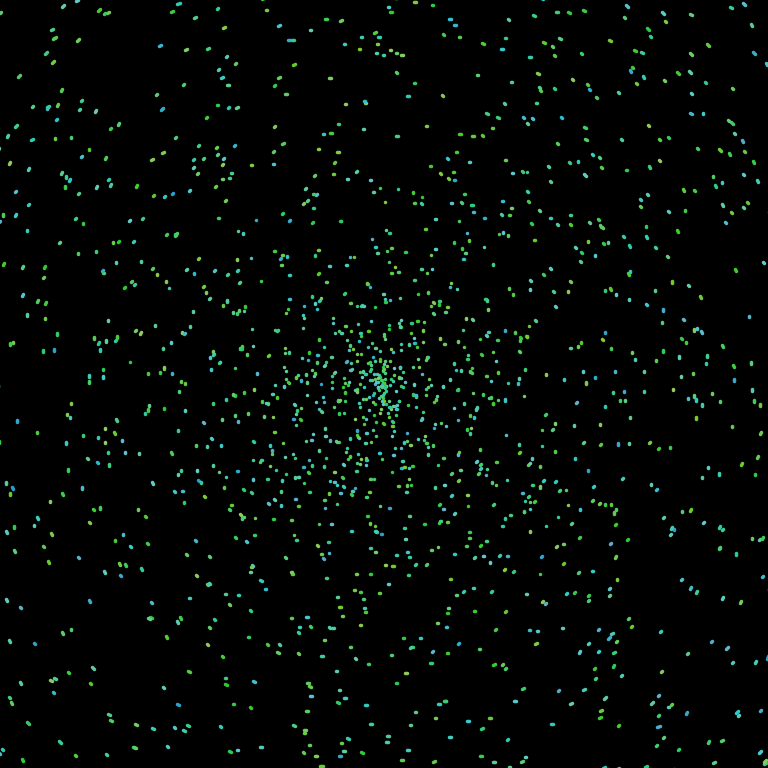
Frame 1 (no input)
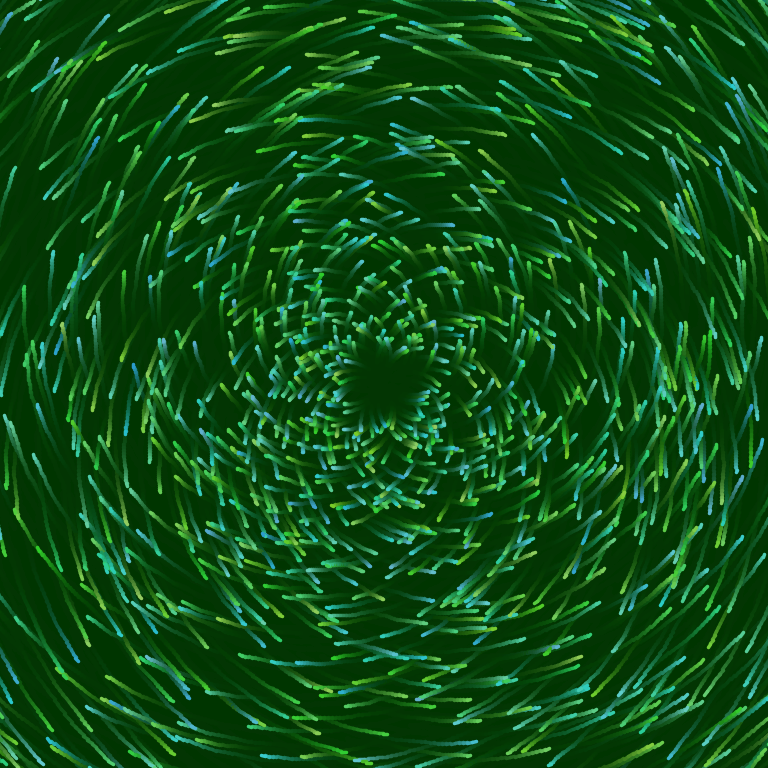
Frame 60 (the mouse pressed at the canvas centre just before this capture)
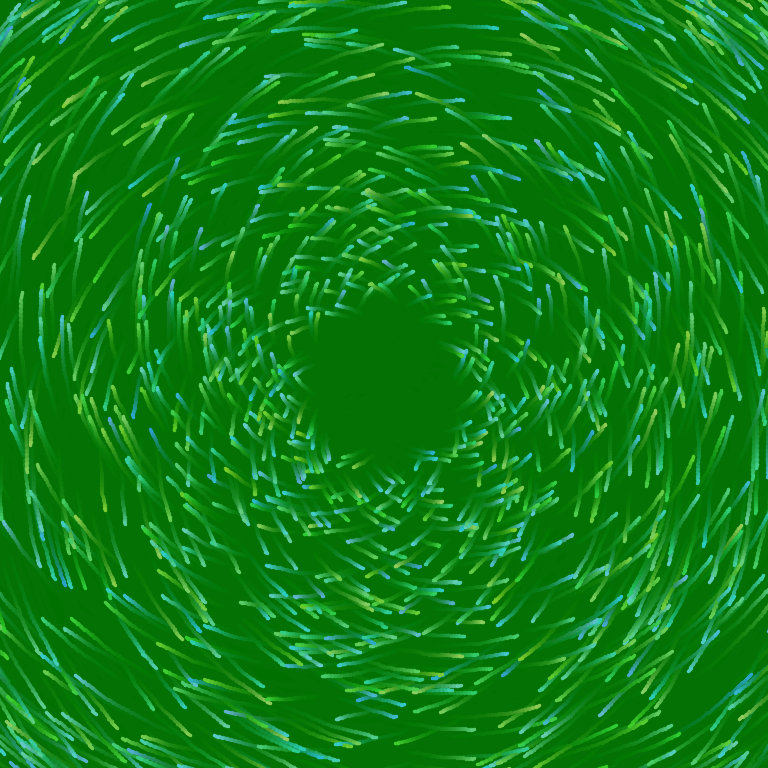
Frame 120 (the mouse held since frame 60 and released just before this capture)

The Processing sketch that drew these frames (run headless with seeded random() and noise(); from frame 60 on, the mouse is pressed at the canvas centre):

// Processing sketch: gaia
// ── gaia.pde
ArrayList<Particle> particles = new ArrayList<Particle>();
int num_particles, greenCount;
boolean greenUp;

void setup() {
  size(768, 768);
  smooth(8);
  colorMode(HSB, 1);
  background(0);

  num_particles = 2000;
  greenCount = 0;
  greenUp = true;
  
  for(int i = 0; i < num_particles; i++) {
    particles.add(new Particle());
  }
}

void draw() {
 noStroke();
 colorMode(RGB, 255);
  fill(0, greenCount,  0, 35);
  if(greenUp) {
    greenCount++;
    if(greenCount >= 120) {
      greenUp = !greenUp;
    }
  } else {
    greenCount--;
    if(greenCount <= 40) {
      greenUp = !greenUp;
    }
  } 
  rect(0, 0, width, height);
 
 for(Particle p : particles) {
   p.drawParticle();
 } 
}

// ── particle.pde
class Particle {
  float x1, x2, y1, y2, angle, prev_angle, radius, radius_offset, vel;
  color c;
  boolean direction, radiusUp, offsetUp, circleUp, circleDown;
  float radiusMin = 0;
  float radiusMax = 550;
  float offsetMin = 0.5;
  float offsetMax = 1;
  float friction = 0.1;
  
  Particle() {
    vel = random(0.001, 0.002);
    angle = random(1);
    prev_angle = angle - (vel / 2);
    radius = random(radiusMin, radiusMax);
    radius_offset = random(offsetMin, offsetMax);
    x1 = (sin(2 * PI * angle) * radius) + width / 2;
    y1 = (cos(2 * PI * angle) * radius) + height / 2;
    x2 = (sin(2 * PI * prev_angle) * radius) + width / 2;
    y2 = (cos(2 * PI * prev_angle) * radius) + height / 2;
    c = color(random(0.25, 0.55), random(0.5, 0.8), 0.8);
    direction = randomBool();
    radiusUp = true;
    offsetUp = true;
    circleUp = true;
    circleDown = true;
  }
  
  void drawParticle() {
    strokeWeight(3.5);
    stroke(c);
    line(x1, y1, x2, y2);
    updateParticle();
  }
  
  void updateParticle() {
    x1 = (sin(2 * PI * angle) * radius) + width / 2;
    y1 = (cos(2 * PI * angle) * radius) + height / 2;
    x2 = (sin(2 * PI * prev_angle) * radius) + width / 2;
    y2 = (cos(2 * PI * prev_angle) * radius) + height / 2;
    prev_angle = angle;
    
    if(direction) {
        angle += vel;
    } else {
        angle -= vel;
    }
    
    if(radiusUp) {
      radius += radius_offset;
      if(radius >= radiusMax) {
        radiusUp = !radiusUp;
      }
    } else {
      radius -= radius_offset;
      if(radius <= radiusMin) {
        radiusUp = !radiusUp;
      }
    }
    
    if(offsetUp) {
      radius_offset -= friction;
      if(radius_offset <= offsetMin) {
        offsetUp = !offsetUp;
      }
    } else {
      radius_offset += friction;
      if(radius_offset >= offsetMax) {
        offsetUp = !offsetUp;
      }
    }
    
    if(circleUp) {
      radiusMax += 0.1;
      if(radiusMax >= 600) {
        circleUp = !circleUp;
      }
    } else {
      radiusMax -= 0.1;
      if(radiusMax <= 350) {
        circleUp = !circleUp;
      }
    }
    
    if(circleDown) {
      radiusMin += 0.1;
      if(radiusMin >= 150) {
        circleDown = !circleDown;
      }
    } else {
      radiusMin -= 0.1;
      if(radiusMin <= 0) {
        circleDown = !circleDown;
      }
    }
    
    //print("\n" + radiusMax + "max" + "\n" + radiusMin + "min" + "\n");
    
    
    //if(x1 > width || x1 < 0 || y1 > height || y1 < 0) {
    //  vel = random(0.001, 0.002);
    //  angle = random(1);
    //  prev_angle = angle - (vel / 2);
    //  radius = random(radiusMin, radiusMax);
    //  radius_offset = random(1, 5);
    //  x1 = (sin(2 * PI * angle) * radius) + width / 2;
    //  y1 = (cos(2 * PI * angle) * radius) + height / 2;
    //  x2 = (sin(2 * PI * prev_angle) * radius) + width / 2;
    //  y2 = (cos(2 * PI * prev_angle) * radius) + height / 2;
    //}
  }
  
  boolean randomBool() {
    return random(1) > .5;
  }
}
